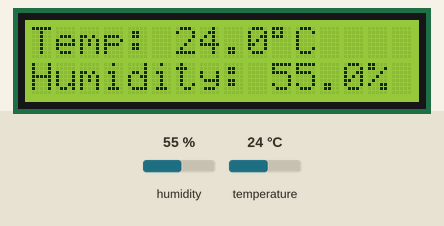
Bench run of a sketch on a simulated ESP32. Shown: 16×2 character LCD. The test bench sets the inputs (shaded band); at power-on: humidity 55 %, temperature 24 °C. What the sketch prints to the serial monitor is not drawn.

Above: at 2.6 s.
2.7 s: humidity set to 22 %
At 6.5 s:
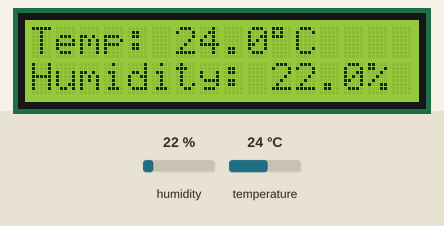
7.7 s: temperature set to 12 °C
At 10.7 s:
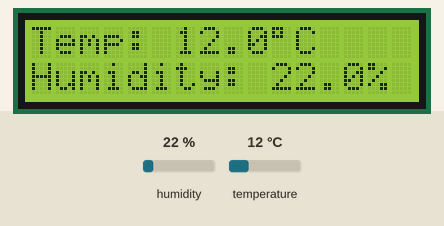
12.7 s: humidity set to 40 %
At 15.0 s:
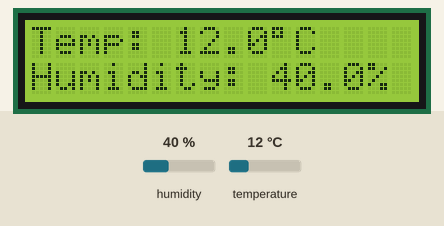
17.7 s: temperature set to 19 °C
At 19.2 s:
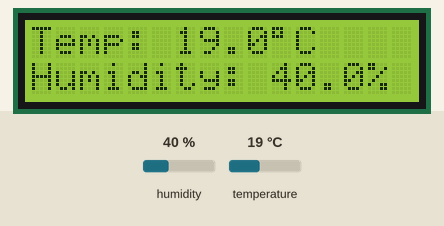
Timing chart, 0 to 20.7 s (numbered marks = the images above; inputs shaded):
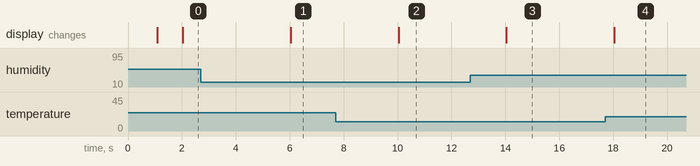

The sketch:

sketch.ino
```cpp
#include <Wire.h>
#include <LiquidCrystal_I2C.h>
#include <DHT.h>

#define DHTPIN 4
#define DHTTYPE DHT22 // Wokwi uses DHT22 by default

LiquidCrystal_I2C lcd(0x27, 16, 2);
DHT dht(DHTPIN, DHTTYPE);

unsigned long previousMillis = 0;
const long sampleInterval = 2000;

void setup() {
  Serial.begin(115200);
  Serial.println(F("--- Wokwi Environmental Monitor Starting ---"));

  dht.begin();

  lcd.init();
  lcd.backlight();
  lcd.setCursor(0, 0);
  lcd.print("Wokwi Sim Active");
  delay(1000);
  lcd.clear();
}

void loop() {
  unsigned long currentMillis = millis();

  if (currentMillis - previousMillis >= sampleInterval) {
    previousMillis = currentMillis;

    float humidity = dht.readHumidity();
    float tempC = dht.readTemperature();

    if (isnan(humidity) || isnan(tempC)) {
      Serial.println(F("[ERROR] Failed to read from DHT sensor!"));
      return;
    }

    // Output to Serial Monitor
    Serial.print(F("Time: "));
    Serial.print(currentMillis / 1000);
    Serial.print(F("s | Temp: "));
    Serial.print(tempC, 1);
    Serial.print(F(" °C | Humidity: "));
    Serial.print(humidity, 1);
    Serial.println(F(" %"));

    // Output to Virtual LCD Screen
    lcd.setCursor(0, 0);
    lcd.print("Temp: ");
    lcd.print(tempC, 1);
    lcd.print((char)223);
    lcd.print("C   ");

    lcd.setCursor(0, 1);
    lcd.print("Humidity: ");
    lcd.print(humidity, 1);
    lcd.print("%   ");
  }
}
```

Measured:
- after the input at 2.7 s, the display: changes after 3.3 s (image 1)
- after the input at 7.7 s, the display: changes after 2.3 s (image 2)
- after the input at 12.7 s, the display: changes after 1.3 s (image 3)
- after the input at 17.7 s, the display: changes after 0.34 s (image 4)
